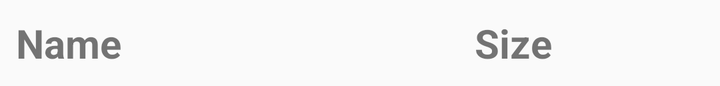
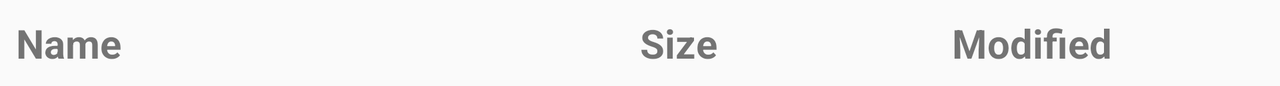

An Android layout and its configuration variant, each rendered on a device that would load it. The default file and the variant file are quoted in full after the pictures.
<!-- AndroidManifest.xml: application theme AppTheme -->
<!-- res/layout/recycler_item_list_header.xml -->
<?xml version="1.0" encoding="utf-8"?>
<LinearLayout xmlns:android="http://schemas.android.com/apk/res/android"
              android:orientation="horizontal"
              android:layout_width="match_parent"
              android:layout_height="wrap_content"
              android:paddingStart="@dimen/default_element_margin"
              android:paddingEnd="@dimen/default_element_margin"
              android:paddingTop="@dimen/default_element_margin"
              android:paddingBottom="@dimen/default_element_margin">

    <TextView
            android:id="@+id/file_title"
            android:text="@string/header_title"
            android:layout_width="0dp"
            android:layout_height="wrap_content"
            android:layout_weight="2"
            android:textSize="@dimen/header_item_text_size"
            android:textStyle="bold" />
    <TextView
            android:id="@+id/file_filesize"
            android:text="@string/header_filesize"
            android:layout_width="0dp"
            android:layout_height="wrap_content"
            android:layout_weight="1"
            android:textSize="@dimen/header_item_text_size"
            android:textStyle="bold" />

</LinearLayout>
<!-- resources referenced by this layout -->
<resources>
  <dimen name="default_element_margin">8dp</dimen>
  <dimen name="header_item_text_size">20sp</dimen>
  <string name="header_filesize">Size</string>
  <string name="header_title">Name</string>
  <style name="AppTheme" parent="Theme.AppCompat.Light.DarkActionBar">
          
          <item name="colorPrimary">@color/colorPrimary</item>
          <item name="colorPrimaryDark">@color/colorPrimaryDark</item>
          <item name="colorAccent">@color/colorAccent</item>
  
          <item name="colorControlHighlight">@color/colorAccent</item>
          <item name="navigationViewStyle">@style/Widget.MyTheme.NavigationView</item>
      </style>
  <color name="colorPrimary">#C29BFF</color>
  <color name="colorPrimaryDark">#8C5BC2</color>
  <color name="colorAccent">#DD0BE4</color>
  <style name="Widget.MyTheme.NavigationView" parent="Widget.MaterialComponents.NavigationView">
          <item name="itemTextAppearance">@style/TextAppearance.Gone</item>
          <item name="itemIconPadding">@dimen/nav_view_icon_padding</item>
          <item name="itemHorizontalPadding">@dimen/nav_view_horizontal_padding</item>
      </style>
  <style name="TextAppearance.Gone" parent="TextAppearance.MaterialComponents.Body1">
          <item name="android:textSize">@dimen/nav_view_text_size</item>
      </style>
  <dimen name="nav_view_icon_padding">16dp</dimen>
  <dimen name="nav_view_horizontal_padding">16dp</dimen>
  <dimen name="nav_view_text_size">18sp</dimen>
</resources>
<!-- res/layout-land/recycler_item_list_header.xml (the repository's variant of the layout above) -->
<!-- drawn on the phone turned sideways -->
<?xml version="1.0" encoding="utf-8"?>
<LinearLayout xmlns:android="http://schemas.android.com/apk/res/android"
              android:orientation="horizontal"
              android:layout_width="match_parent"
              android:layout_height="wrap_content"
              android:paddingStart="@dimen/default_element_margin"
              android:paddingEnd="@dimen/default_element_margin"
              android:paddingTop="@dimen/default_element_margin"
              android:paddingBottom="@dimen/default_element_margin">

    <TextView
            android:id="@+id/file_title"
            android:text="@string/header_title"
            android:layout_width="0dp"
            android:layout_height="wrap_content"
            android:layout_weight="2"
            android:textSize="@dimen/header_item_text_size"
            android:textStyle="bold" />
    <TextView
            android:id="@+id/file_filesize"
            android:text="@string/header_filesize"
            android:layout_width="0dp"
            android:layout_height="wrap_content"
            android:layout_weight="1"
            android:textSize="@dimen/header_item_text_size"
            android:textStyle="bold" />
    <TextView
            android:id="@+id/file_date"
            android:text="@string/header_date"
            android:layout_width="0dp"
            android:layout_height="wrap_content"
            android:layout_weight="1"
            android:textSize="@dimen/header_item_text_size"
            android:textStyle="bold" />
</LinearLayout>
<!-- resources referenced by the variant -->
<!-- as the phone turned sideways resolves them -->
<resources>
  <dimen name="default_element_margin">8dp</dimen>
  <dimen name="header_item_text_size">20sp</dimen>
  <string name="header_date">Modified</string>
  <string name="header_filesize">Size</string>
  <string name="header_title">Name</string>
  <style name="AppTheme" parent="Theme.AppCompat.Light.DarkActionBar">
          
          <item name="colorPrimary">@color/colorPrimary</item>
          <item name="colorPrimaryDark">@color/colorPrimaryDark</item>
          <item name="colorAccent">@color/colorAccent</item>
  
          <item name="colorControlHighlight">@color/colorAccent</item>
          <item name="navigationViewStyle">@style/Widget.MyTheme.NavigationView</item>
      </style>
  <color name="colorPrimary">#C29BFF</color>
  <color name="colorPrimaryDark">#8C5BC2</color>
  <color name="colorAccent">#DD0BE4</color>
  <style name="Widget.MyTheme.NavigationView" parent="Widget.MaterialComponents.NavigationView">
          <item name="itemTextAppearance">@style/TextAppearance.Gone</item>
          <item name="itemIconPadding">@dimen/nav_view_icon_padding</item>
          <item name="itemHorizontalPadding">@dimen/nav_view_horizontal_padding</item>
      </style>
  <style name="TextAppearance.Gone" parent="TextAppearance.MaterialComponents.Body1">
          <item name="android:textSize">@dimen/nav_view_text_size</item>
      </style>
  <!-- from res/values-land/ -->
  <dimen name="nav_view_icon_padding">0dp</dimen>
  <!-- from res/values-land/ -->
  <dimen name="nav_view_horizontal_padding">16dp</dimen>
  <!-- from res/values-land/ -->
  <dimen name="nav_view_text_size">0sp</dimen>
</resources>
